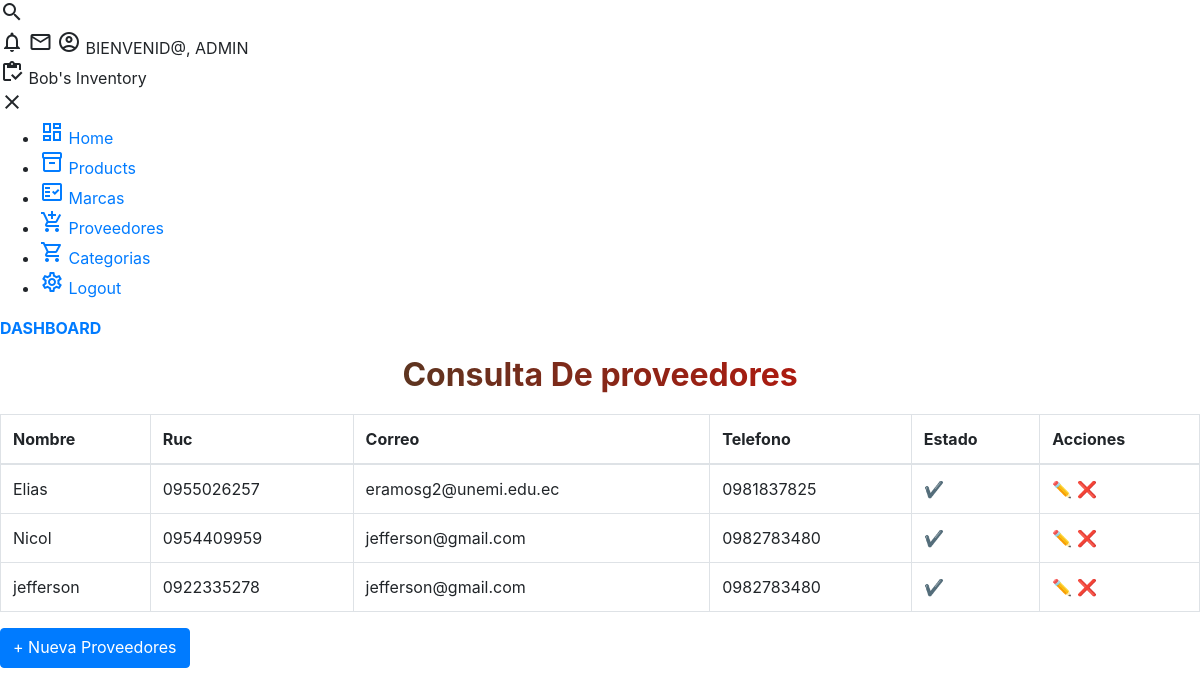
The page /supplier_list/ (signed in) on the database as committed earlier.
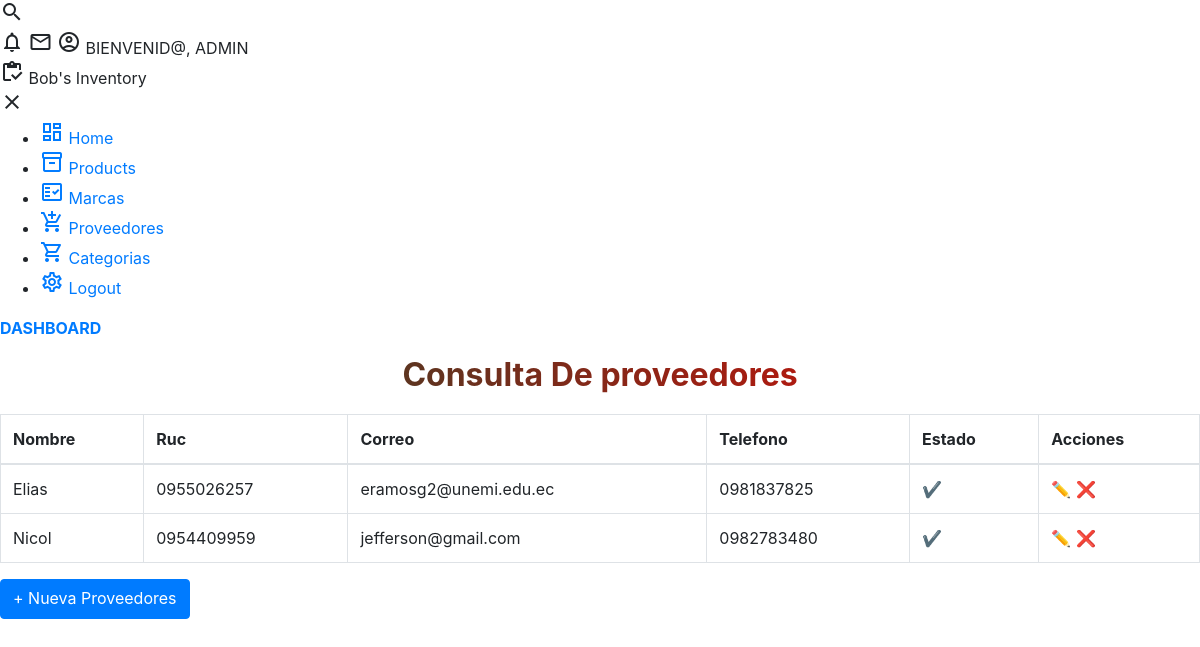
The same page on the database as committed later.
### core/models.py (models this page shows, shortened)
class Supplier(models.Model):
    name = models.CharField(max_length=100)
    ruc = models.CharField(max_length=13,validators=[valida_cedula],unique=True)
    address = models.CharField(max_length=200)
    phone = models.CharField(max_length=20,validators=[phone_regex])
    user = models.ForeignKey(User,on_delete=models.CASCADE)
    created = models.DateTimeField(auto_now_add=True)
    updated = models.DateTimeField(auto_now=True)
    state = models.BooleanField('Activo', default = True)
    class Meta:
        verbose_name = 'Proveedor'
        verbose_name_plural = 'Proveedores'
        ordering = ['name']
        indexes = [models.Index(fields=['name']),]

### core/views.py (the view)
# urls.py: path('supplier_list/', views.supplier_List,name='supplier_list'),
@login_required
def supplier_List(request):
    data = {
        "title1": "Proveedores",
        "title2": "Consulta De proveedores"
    }
    supplier = Supplier.objects.all() # select * from Product
    data["supplier"]=supplier
    return render(request,"core/suppliers/list.html",data)

### templates/core/suppliers/list.html
{% extends 'base.html' %}
{% block content %}
<div class="table-container">
<h1 class="title">{{ title2 }}</h1>
  <table class="table table-bordered">
    <thead>
      <tr>
        <th>Nombre</th>
        <th>Ruc</th>
        <th>Correo</th>
        <th>Telefono</th>
        <th>Estado</th>
        <th>Acciones</th>
    </tr>
    </thead>
    <tbody>
      {% for item in supplier %}
        <tr>
        <td>{{item.name}}</td>
        <td>{{item.ruc}}</td>
        <td>{{item.address}}</td>
        <td>{{item.phone}}</td>
        <td>{% if item.state %}
             ✔
            {% else %}
             ➖
            {% endif %}
        </td>
        <td>
          <a href={% url 'core:supplier_update' item.id %}>✏️</a>
          <a href={% url 'core:supplier_delete' item.id %}>❌</a>
        </td>
        </tr>
      {% endfor %}
    </tbody>
  </table>
  <div class="form-group">
    <a class="btn btn-primary" href={% url 'core:supplier_create' %}> + Nueva Proveedores</a>
  </div>
</div>
{% endblock content  %}

Rows that differ between the two databases and show on the page:
removed Supplier: name "jefferson", ruc "0922335278", address "jefferson@gmail.com", phone "0982783480"
